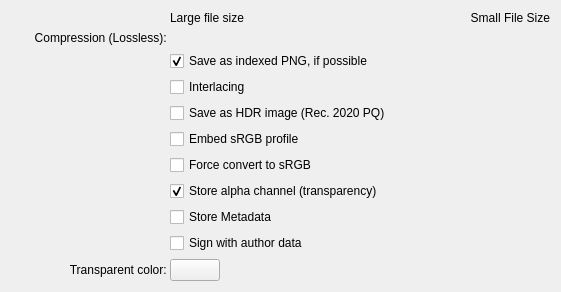
<?xml version="1.0" encoding="utf-8"?>
<ui version="4.0">
 <author>
    SPDX-FileCopyrightText: none
    SPDX-License-Identifier: GPL-3.0-or-later
  </author>
 <class>KisWdgOptionsPNG</class>
 <widget class="QWidget" name="KisWdgOptionsPNG">
  <property name="geometry">
   <rect>
    <x>0</x>
    <y>0</y>
    <width>561</width>
    <height>266</height>
   </rect>
  </property>
  <property name="windowTitle">
   <string>PNG Options</string>
  </property>
  <layout class="QGridLayout" name="gridLayout">
   <item column="0" row="0">
    <layout class="QGridLayout">
     <property name="leftMargin">
      <number>0</number>
     </property>
     <property name="topMargin">
      <number>0</number>
     </property>
     <property name="rightMargin">
      <number>0</number>
     </property>
     <property name="bottomMargin">
      <number>0</number>
     </property>
     <property name="horizontalSpacing">
      <number>0</number>
     </property>
     <property name="verticalSpacing">
      <number>6</number>
     </property>
     <item column="1" row="6">
      <widget class="QCheckBox" name="chkSRGB">
       <property name="toolTip">
        <string>&lt;html&gt;&lt;head/&gt;&lt;body&gt;&lt;p&gt;&lt;span style=&quot; font-weight:600;&quot;&gt;PNG&lt;/span&gt; files have &lt;span style=&quot; font-style:italic;&quot;&gt;two&lt;/span&gt; options to save &lt;span style=&quot; font-weight:600;&quot;&gt;sRGB&lt;/span&gt; information: as a tag or as an explicit profile. For use with in websites, &lt;span style=&quot; font-style:italic;&quot;&gt;disable&lt;/span&gt; this option. For interchange with other applications, &lt;span style=&quot; font-style:italic;&quot;&gt;enable&lt;/span&gt; this option.&lt;/p&gt;&lt;/body&gt;&lt;/html&gt;</string>
       </property>
       <property name="text">
        <string>Embed sRGB profile</string>
       </property>
      </widget>
     </item>
     <item column="1" row="11">
      <widget class="KisColorButton" name="bnTransparencyFillColor">
       <property name="sizePolicy">
        <sizepolicy hsizetype="Fixed" vsizetype="Fixed">
         <horstretch>0</horstretch>
         <verstretch>0</verstretch>
        </sizepolicy>
       </property>
       <property name="minimumSize">
        <size>
         <width>50</width>
         <height>0</height>
        </size>
       </property>
       <property name="toolTip">
        <string>&lt;html&gt;&lt;head/&gt;&lt;body&gt;&lt;p&gt;Background color to replace transparent pixels with.&lt;/p&gt;&lt;/body&gt;&lt;/html&gt;</string>
       </property>
      </widget>
     </item>
     <item column="1" row="8">
      <widget class="QCheckBox" name="alpha">
       <property name="toolTip">
        <string>Disable to get smaller files if your image has no transparency</string>
       </property>
       <property name="whatsThis">
        <string>&lt;p&gt;The Portable Network Graphics (PNG) file format allows transparency in your image to be stored by saving an alpha channel.
You can uncheck the box if you are not using transparency and you want to make the resulting file smaller .&lt;br&gt;Always saving the alpha channel is recommended.&lt;/p&gt;</string>
       </property>
       <property name="text">
        <string>Store alpha channel (transparency)</string>
       </property>
       <property name="checked">
        <bool>true</bool>
       </property>
      </widget>
     </item>
     <item column="1" row="10">
      <widget class="QCheckBox" name="chkAuthor">
       <property name="toolTip">
        <string>&lt;html&gt;&lt;head/&gt;&lt;body&gt;&lt;p&gt;Save author nickname and the first contact information of the author profile into the png, if possible.&lt;/p&gt;&lt;/body&gt;&lt;/html&gt;</string>
       </property>
       <property name="text">
        <string>Sign with author data</string>
       </property>
      </widget>
     </item>
     <item column="1" row="7">
      <widget class="QCheckBox" name="chkForceSRGB">
       <property name="text">
        <string>Force convert to sRGB</string>
       </property>
      </widget>
     </item>
     <item column="2" row="0">
      <widget class="QLabel" name="textLabel4_2">
       <property name="whatsThis">
        <string>&lt;p&gt;Adjust the compression time. Better compression takes longer.
&lt;br&gt;Note: the compression level does not change the quality of the result.&lt;/p&gt;</string>
       </property>
       <property name="text">
        <string comment="The compression will take a long time; saving the file will be slow.">Small File Size</string>
       </property>
       <property name="alignment">
        <set>Qt::AlignRight|Qt::AlignTrailing|Qt::AlignVCenter</set>
       </property>
      </widget>
     </item>
     <item column="1" row="9">
      <widget class="QCheckBox" name="chkMetaData">
       <property name="toolTip">
        <string>&lt;html&gt;&lt;head/&gt;&lt;body&gt;&lt;p&gt;Store information like keywords, title and subject and license, if possible.&lt;/p&gt;&lt;/body&gt;&lt;/html&gt;</string>
       </property>
       <property name="text">
        <string>Store Metadata</string>
       </property>
      </widget>
     </item>
     <item column="1" row="3">
      <widget class="QCheckBox" name="tryToSaveAsIndexed">
       <property name="toolTip">
        <string>Indexed PNG images are smaller. If you enabled this option, your image will be analyzed to see whether it is possible to save as an indexed PNG.</string>
       </property>
       <property name="text">
        <string>Save as indexed PNG, if possible</string>
       </property>
       <property name="checked">
        <bool>true</bool>
       </property>
      </widget>
     </item>
     <item column="0" row="1" rowspan="2">
      <widget class="QLabel" name="textLabel1">
       <property name="toolTip">
        <string>Note: the compression level does not change the quality of the result</string>
       </property>
       <property name="whatsThis">
        <string>&lt;p&gt;Adjust the compression time. Better compression takes longer.
&lt;br&gt;Note: the compression level does not change the quality of the result.&lt;/p&gt;</string>
       </property>
       <property name="text">
        <string>Compression (Lossless): </string>
       </property>
       <property name="alignment">
        <set>Qt::AlignRight|Qt::AlignTop|Qt::AlignTrailing</set>
       </property>
      </widget>
     </item>
     <item column="0" row="11">
      <widget class="QLabel" name="label_4">
       <property name="text">
        <string>Transparent color: </string>
       </property>
       <property name="alignment">
        <set>Qt::AlignRight|Qt::AlignTrailing|Qt::AlignVCenter</set>
       </property>
      </widget>
     </item>
     <item column="1" row="0">
      <widget class="QLabel" name="textLabel3">
       <property name="whatsThis">
        <string>&lt;p&gt;Adjust the compression time. Better compression takes longer.
&lt;br&gt;Note: the compression level does not change the quality of the result.&lt;/p&gt;</string>
       </property>
       <property name="text">
        <string comment="The file will save fast but will not be compressed a lot">Large file size</string>
       </property>
      </widget>
     </item>
     <item colspan="2" column="1" row="1">
      <widget class="KisDoubleSliderSpinBox" name="compressionLevel" native="true">
       <property name="toolTip">
        <string>Note: the compression level does not change the quality of the result</string>
       </property>
       <property name="whatsThis">
        <string>&lt;p&gt;Adjust the compression time. Better compression takes longer.
&lt;br&gt;Note: the compression level does not change the quality of the result.&lt;/p&gt;</string>
       </property>
      </widget>
     </item>
     <item column="1" row="4">
      <widget class="QCheckBox" name="interlacing">
       <property name="toolTip">
        <string>Use interlacing when publishing on the Internet.</string>
       </property>
       <property name="whatsThis">
        <string>&lt;p&gt;Interlacing is useful if you intend to publish your image on the Internet.&lt;br&gt;
Enabling interlacing will cause the image to be displayed by the browser even while downloading.&lt;/p&gt;</string>
       </property>
       <property name="text">
        <string>Interlacing</string>
       </property>
      </widget>
     </item>
     <item column="1" row="5">
      <widget class="QCheckBox" name="chkSaveAsHDR">
       <property name="text">
        <string>Save as HDR image (Rec. 2020 PQ)</string>
       </property>
      </widget>
     </item>
    </layout>
   </item>
   <item column="0" row="6">
    <spacer>
     <property name="orientation">
      <enum>Qt::Vertical</enum>
     </property>
     <property name="sizeType">
      <enum>QSizePolicy::Expanding</enum>
     </property>
     <property name="sizeHint" stdset="0">
      <size>
       <width>414</width>
       <height>16</height>
      </size>
     </property>
    </spacer>
   </item>
  </layout>
 </widget>
 <customwidgets>
  <customwidget>
   <class>KisColorButton</class>
   <extends>QPushButton</extends>
   <header>kis_color_button.h</header>
  </customwidget>
  <customwidget>
   <class>KisDoubleSliderSpinBox</class>
   <extends>QWidget</extends>
   <header>kis_slider_spin_box.h</header>
   <container>1</container>
  </customwidget>
 </customwidgets>
 <resources/>
 <connections/>
</ui>
